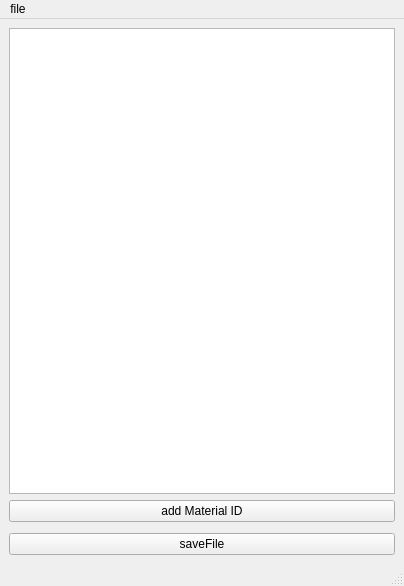
<?xml version="1.0" encoding="UTF-8"?>
<ui version="4.0">
 <class>MainWindow</class>
 <widget class="QMainWindow" name="MainWindow">
  <property name="geometry">
   <rect>
    <x>0</x>
    <y>0</y>
    <width>404</width>
    <height>586</height>
   </rect>
  </property>
  <property name="windowTitle">
   <string>create material ids</string>
  </property>
  <widget class="QWidget" name="centralwidget">
   <property name="sizePolicy">
    <sizepolicy hsizetype="Fixed" vsizetype="Preferred">
     <horstretch>0</horstretch>
     <verstretch>0</verstretch>
    </sizepolicy>
   </property>
   <layout class="QVBoxLayout" name="verticalLayout_2">
    <item>
     <widget class="QListWidget" name="materiIds_LW">
      <property name="sizePolicy">
       <sizepolicy hsizetype="Minimum" vsizetype="Expanding">
        <horstretch>0</horstretch>
        <verstretch>0</verstretch>
       </sizepolicy>
      </property>
      <property name="editTriggers">
       <set>QAbstractItemView::AnyKeyPressed|QAbstractItemView::DoubleClicked|QAbstractItemView::EditKeyPressed</set>
      </property>
     </widget>
    </item>
    <item>
     <widget class="QPushButton" name="addMatPB">
      <property name="text">
       <string>add Material ID</string>
      </property>
     </widget>
    </item>
    <item>
     <spacer name="verticalSpacer">
      <property name="orientation">
       <enum>Qt::Vertical</enum>
      </property>
      <property name="sizeType">
       <enum>QSizePolicy::Maximum</enum>
      </property>
      <property name="sizeHint" stdset="0">
       <size>
        <width>20</width>
        <height>5</height>
       </size>
      </property>
     </spacer>
    </item>
    <item>
     <widget class="QPushButton" name="saveFilePB">
      <property name="text">
       <string>saveFile</string>
      </property>
     </widget>
    </item>
   </layout>
  </widget>
  <widget class="QMenuBar" name="menubar">
   <property name="geometry">
    <rect>
     <x>0</x>
     <y>0</y>
     <width>404</width>
     <height>21</height>
    </rect>
   </property>
   <widget class="QMenu" name="menuFile">
    <property name="title">
     <string>file</string>
    </property>
    <addaction name="actionLoad_latest_project_mdf"/>
    <addaction name="actionImport_material_id_file"/>
   </widget>
   <addaction name="menuFile"/>
  </widget>
  <widget class="QStatusBar" name="statusbar"/>
  <action name="actionTest">
   <property name="text">
    <string>test</string>
   </property>
  </action>
  <action name="actionImport_material_id_file">
   <property name="text">
    <string>import mdf</string>
   </property>
  </action>
  <action name="actionLoad_latest_project_mdf">
   <property name="text">
    <string>load latest project mdf</string>
   </property>
  </action>
 </widget>
 <resources/>
 <connections/>
</ui>
